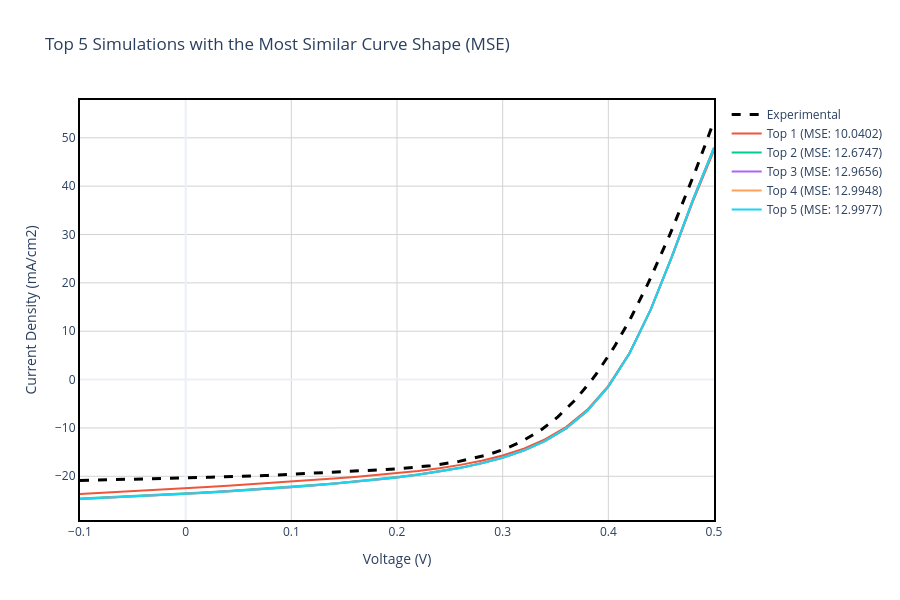

Write notebook code for a chart like this one.
### Markdown cell above
## Section 5: Shape-Based Comparison Using Mean Squared Error (MSE)

### Motivation
While parameter-based matching identifies designs meeting target specifications, it does not guarantee realistic device physics. Two J-V curves can have identical parameters but very different shapes, indicating different dominant loss mechanisms. This section employs a **shape-matching algorithm** to identify simulations whose curve morphology most closely resembles the experimental measurement.

### Mathematical Approach
For each simulation, we:

1. **Interpolate** the simulated J-V curve to the exact voltages measured in the experiment
2. **Calculate Mean Squared Error** in the overlapping voltage range:

$$\text{MSE} = \frac{1}{N} \sum_{i=1}^{N} \left(J_i^{exp} - J_i^{sim}(V_i)\right)^2$$

where $J^{exp}$ is experimental current density at measured voltages, $J^{sim}(V_i)$ is interpolated simulated current density at those same voltages, and $N$ is the number of measurement points.

3. **Identify** the top 5 simulations with **lowest MSE** values

### Interpretation
Lower MSE values indicate better agreement in curve shape. This metric is sensitive to:
- The "knee" or transition region of the J-V curve (determined by series/shunt resistance and ideality factors)
- Overall current deficit and voltage losses
- Non-ideal behavior like S-shaped curves or kinks caused by interface barriers

### Comparison with Parameter-Based Matching
- **Parameter-based**: Focuses on specific values ($V_{oc}$, $J_{sc}$, $FF$, $\eta$)
- **Shape-based (MSE)**: Focuses on the entire curve morphology and transition characteristics

Together, these approaches provide complementary insights into which simulations best capture experimental device behavior.

### Code cell
for d in scaps_data:
    v_sim = d['v(V)']
    j_sim = d['jtot(mA/cm2)']
    
    # Create an interpolator to compare with the exact voltages measured in the lab
    interp_func = interp1d(v_sim, j_sim, kind='linear', fill_value="extrapolate")
    
    # Evaluate only in the overlapping region (common Voltage Range)
    v_min, v_max = max(v_sim.min(), exp_data['v(V)'].min()), min(v_sim.max(), exp_data['v(V)'].max())
    valid_exp = exp_data[(exp_data['v(V)'] >= v_min) & (exp_data['v(V)'] <= v_max)]
    
    if len(valid_exp) > 5:
        j_sim_interp = interp_func(valid_exp['v(V)'])
        mse = mean_squared_error(valid_exp['jtot(mA/cm2)'], j_sim_interp)
        d['mse'] = mse
    else:
        d['mse'] = float('inf')

top_5_mse = sorted(scaps_data, key=lambda x: x.get('mse', float('inf')))[:5]

# Extract defect density information from SCAPS file for top 5 MSE
# Use the original simulation file already loaded (sim_df_raw has all the data)
sim_df_raw_full = sim_df_raw

# Create a mapping of labels to defect densities
defect_density_map = {}
for idx in batch_indices:
    param_name = str(sim_df_raw_full.iloc[idx + 1, 0]).strip()
    param_val = str(sim_df_raw_full.iloc[idx + 1, 1]).strip()
    label = f"{param_name} {param_val}"
    
    # Search for defect density in the following rows
    defect_densities = []
    for j in range(idx, min(idx + 150, len(sim_df_raw_full))):
        cell_val = str(sim_df_raw_full.iloc[j, 0]).strip()
        if 'defect' in cell_val.lower() and 'total defect density' in cell_val.lower():
            defect_densities.append(cell_val)
    
    if defect_densities:
        defect_density_map[label] = defect_densities

# Print defect density data for top 5 MSE matches to terminal
print("\n" + "="*120)
print("TOP 5 MSE MATCHES - DEFECT DENSITY INFORMATION")
print("="*120)
for i, d in enumerate(top_5_mse):
    print(f"\n🔍 Top {i+1} (MSE: {d['mse']:.6f}) - {d['label']}")
    if d['label'] in defect_density_map:
        for defect_info in defect_density_map[d['label']]:
            print(f"   {defect_info}")
    else:
        print(f"   [Defect density data not found]")
print("="*120)

# ------------------ PLOT 4: TOP 5 VS EXPERIMENTAL (MSE SHAPE) ------------------
fig4 = go.Figure()
fig4.add_trace(go.Scatter(
    x=exp_data['v(V)'], y=exp_data['jtot(mA/cm2)'], 
    mode='lines', name='Experimental', line=dict(color='black', dash='dash', width=3)
))

for i, d in enumerate(top_5_mse):
    v_filtered = d['v(V)']
    j_filtered = d['jtot(mA/cm2)']
    
    hover_text = f"<b>{d['label']}</b><br>MSE: {d['mse']:.4f}"
    fig4.add_trace(go.Scatter(
        x=v_filtered, y=j_filtered, mode='lines', 
        name=f"Top {i+1} (MSE: {d['mse']:.4f})", hoverinfo='text', hovertext=hover_text
    ))

fig4.update_xaxes(showline=True, linewidth=2, linecolor='black', mirror=True)
fig4.update_yaxes(showline=True, linewidth=2, linecolor='black', mirror=True)
fig4.update_layout(
    title='Top 5 Simulations with the Most Similar Curve Shape (MSE)',
    xaxis_title='Voltage (V)', yaxis_title='Current Density (mA/cm2)',
    hovermode='closest', template='plotly_white', width=900, height=600,
    plot_bgcolor='white',
    xaxis=dict(showgrid=True, gridwidth=1, gridcolor='lightgray'),
    yaxis=dict(showgrid=True, gridwidth=1, gridcolor='lightgray')
)
fig4.show()
fig4.write_image(os.path.join(plots_dir, 'Top5_MSE_Shape.png'), width=900, height=600)
print(f"✅ Saved Plot 4 to {plots_dir}/Top5_MSE_Shape.png")

### Figure 1 — Plotly figure (JSON) as saved in the notebook; plotly's stock layout.template omitted (floating-point values rounded to 4 significant figures; data arrays with more than 128 entries replaced by an {"elided": "..."} marker saying what was removed)
{"data": [{"line": {"color": "black", "dash": "dash", "width": 3}, "mode": "lines", "name": "Experimental", "type": "scatter", "x": {"elided": "200 float values"}, "y": {"elided": "200 float values"}}, {"hoverinfo": "text", "hovertext": "<b>Defect Density = 1.000e+16</b><br>MSE: 10.0402", "mode": "lines", "name": "Top 1 (MSE: 10.0402)", "type": "scatter", "x": [-0.1, -0.08, -0.06, -0.04, -0.02, 0.0, 0.02, 0.04, 0.06, 0.08, 0.1, 0.12, 0.14, 0.16, 0.18, 0.2, 0.22, 0.24, 0.26, 0.28, 0.3, 0.32, 0.34, 0.36, 0.38, 0.4, 0.42, 0.44, 0.46, 0.48, 0.5], "y": [-23.67, -23.45, -23.22, -22.98, -22.73, -22.48, -22.22, -21.95, -21.68, -21.39, -21.1, -20.8, -20.48, -20.14, -19.77, -19.36, -18.89, -18.33, -17.64, -16.78, -15.69, -14.27, -12.38, -9.812, -6.255, -1.305, 5.483, 14.4, 25.2, 36.78, 47.37]}, {"hoverinfo": "text", "hovertext": "<b>Defect Density = 1.000e+15</b><br>MSE: 12.6747", "mode": "lines", "name": "Top 2 (MSE: 12.6747)", "type": "scatter", "x": [-0.1, -0.08, -0.06, -0.04, -0.02, 0.0, 0.02, 0.04, 0.06, 0.08, 0.1, 0.12, 0.14, 0.16, 0.18, 0.2, 0.22, 0.24, 0.26, 0.28, 0.3, 0.32, 0.34, 0.36, 0.38, 0.4, 0.42, 0.44, 0.46, 0.48, 0.5], "y": [-24.61, -24.41, -24.21, -23.99, -23.77, -23.53, -23.28, -23.02, -22.75, -22.46, -22.15, -21.82, -21.47, -21.08, -20.65, -20.17, -19.62, -18.97, -18.21, -17.28, -16.12, -14.64, -12.7, -10.08, -6.472, -1.464, 5.4, 14.42, 25.36, 37.11, 47.89]}, {"hoverinfo": "text", "hovertext": "<b>Defect Density = 1.000e+14</b><br>MSE: 12.9656", "mode": "lines", "name": "Top 3 (MSE: 12.9656)", "type": "scatter", "x": [-0.1, -0.08, -0.06, -0.04, -0.02, 0.0, 0.02, 0.04, 0.06, 0.08, 0.1, 0.12, 0.14, 0.16, 0.18, 0.2, 0.22, 0.24, 0.26, 0.28, 0.3, 0.32, 0.34, 0.36, 0.38, 0.4, 0.42, 0.44, 0.46, 0.48, 0.5], "y": [-24.69, -24.5, -24.29, -24.08, -23.86, -23.62, -23.38, -23.12, -22.84, -22.55, -22.24, -21.91, -21.55, -21.16, -20.73, -20.24, -19.68, -19.03, -18.26, -17.32, -16.16, -14.67, -12.73, -10.1, -6.493, -1.479, 5.392, 14.42, 25.37, 37.14, 47.94]}, {"hoverinfo": "text", "hovertext": "<b>Defect Density = 1.000e+13</b><br>MSE: 12.9948", "mode": "lines", "name": "Top 4 (MSE: 12.9948)", "type": "scatter", "x": [-0.1, -0.08, -0.06, -0.04, -0.02, 0.0, 0.02, 0.04, 0.06, 0.08, 0.1, 0.12, 0.14, 0.16, 0.18, 0.2, 0.22, 0.24, 0.26, 0.28, 0.3, 0.32, 0.34, 0.36, 0.38, 0.4, 0.42, 0.44, 0.46, 0.48, 0.5], "y": [-24.7, -24.5, -24.3, -24.09, -23.87, -23.63, -23.39, -23.13, -22.85, -22.56, -22.25, -21.92, -21.56, -21.17, -20.74, -20.25, -19.69, -19.04, -18.26, -17.33, -16.16, -14.68, -12.73, -10.11, -6.495, -1.481, 5.391, 14.42, 25.37, 37.15, 47.95]}, {"hoverinfo": "text", "hovertext": "<b>Defect Density = 1.000e+12</b><br>MSE: 12.9977", "mode": "lines", "name": "Top 5 (MSE: 12.9977)", "type": "scatter", "x": [-0.1, -0.08, -0.06, -0.04, -0.02, 0.0, 0.02, 0.04, 0.06, 0.08, 0.1, 0.12, 0.14, 0.16, 0.18, 0.2, 0.22, 0.24, 0.26, 0.28, 0.3, 0.32, 0.34, 0.36, 0.38, 0.4, 0.42, 0.44, 0.46, 0.48, 0.5], "y": [-24.7, -24.5, -24.3, -24.09, -23.87, -23.63, -23.39, -23.13, -22.85, -22.56, -22.25, -21.92, -21.56, -21.17, -20.74, -20.25, -19.69, -19.04, -18.26, -17.33, -16.16, -14.68, -12.73, -10.11, -6.495, -1.481, 5.391, 14.42, 25.37, 37.15, 47.95]}], "layout": {"height": 600, "hovermode": "closest", "plot_bgcolor": "white", "title": {"text": "Top 5 Simulations with the Most Similar Curve Shape (MSE)"}, "width": 900, "xaxis": {"gridcolor": "lightgray", "gridwidth": 1, "linecolor": "black", "linewidth": 2, "mirror": true, "showgrid": true, "showline": true, "title": {"text": "Voltage (V)"}}, "yaxis": {"gridcolor": "lightgray", "gridwidth": 1, "linecolor": "black", "linewidth": 2, "mirror": true, "showgrid": true, "showline": true, "title": {"text": "Current Density (mA/cm2)"}}}}
